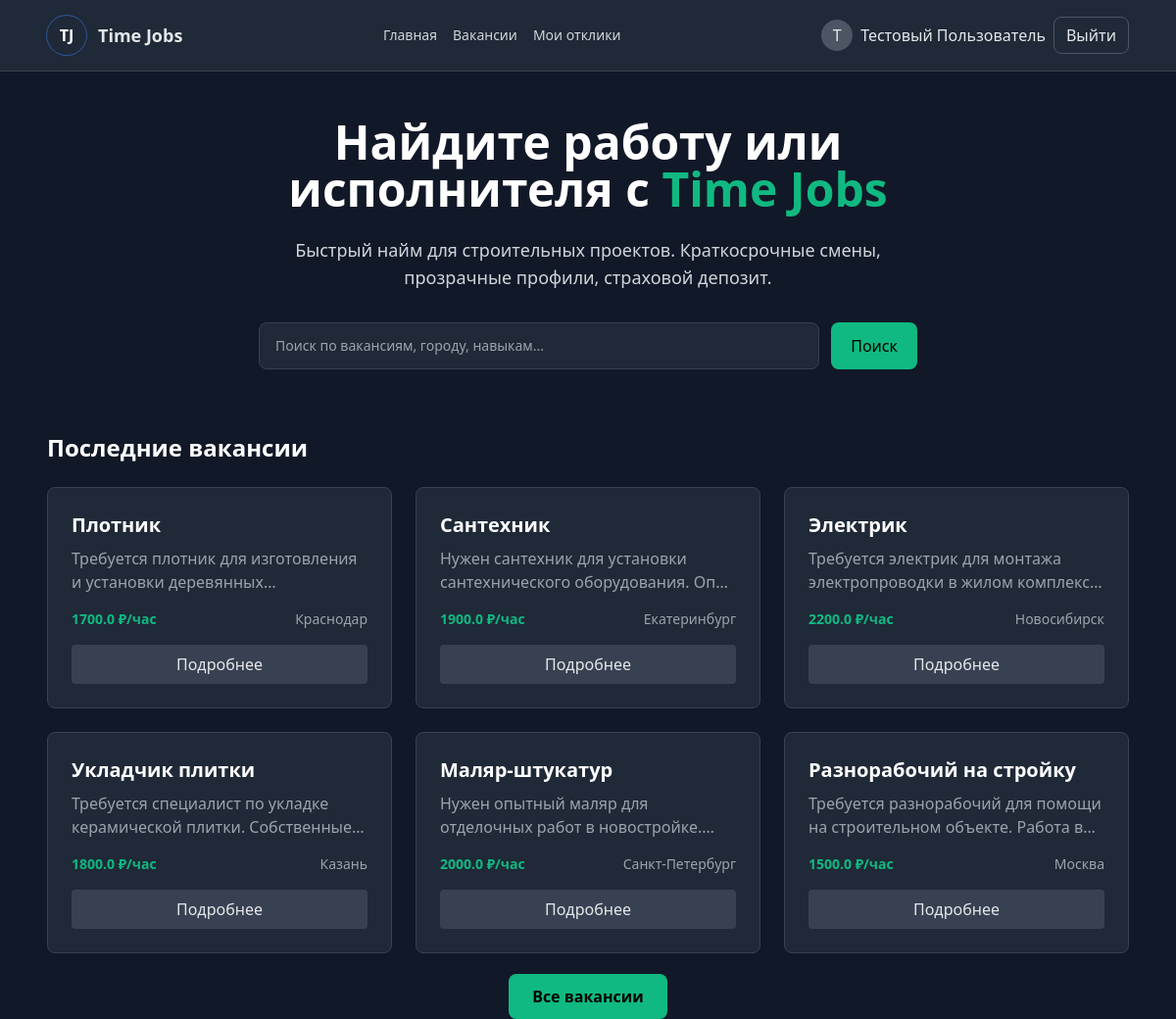
The page / (signed in) on the database its author committed.
### buildconnect_mvp_b1311/app.py (models this page shows, shortened)
class User(UserMixin, db.Model):
    __tablename__ = 'users'
    id = db.Column(db.Integer, primary_key=True)
    role = db.Column(db.String(20), nullable=False, default='worker')
    name = db.Column(db.String(100), nullable=False)
    email = db.Column(db.String(120), unique=True, nullable=False)
    password_hash = db.Column(db.String(200), nullable=False)
    phone = db.Column(db.String(20))
    avatar = db.Column(db.String(200))
    education = db.Column(db.Text)
    exp_years = db.Column(db.Integer, default=0)
    rating = db.Column(db.Float, default=0.0)
    created_at = db.Column(db.DateTime, default=datetime.utcnow)

class Job(db.Model):
    __tablename__ = 'jobs'
    id = db.Column(db.Integer, primary_key=True)
    employer_id = db.Column(db.Integer, db.ForeignKey('users.id'))
    title = db.Column(db.String(200), nullable=False)
    description = db.Column(db.Text)
    city = db.Column(db.String(100))
    specialization = db.Column(db.String(100))
    wage = db.Column(db.Float, default=0.0)
    pay_type = db.Column(db.String(20), default='hourly')
    duration_days = db.Column(db.Integer, default=1)
    status = db.Column(db.String(20), default='approved')  # Для теста сразу approved
    created_at = db.Column(db.DateTime, default=datetime.utcnow)

### buildconnect_mvp_b1311/app.py (the view)
@app.route('/')
def index():
    jobs = Job.query.order_by(Job.created_at.desc()).limit(6).all()
    return render_template('index.html', jobs=jobs)

### buildconnect_mvp_b1311/app.py (called while the page is built)
@login_manager.user_loader
def load_user(user_id):
    return User.query.get(int(user_id))

### buildconnect_mvp_b1311/templates/index.html
{% extends "base.html" %}
{% block content %}
<section class="max-w-4xl mx-auto text-center mt-12 px-6">
    <h1 class="text-4xl md:text-5xl font-extrabold leading-tight text-white">
        Найдите работу или исполнителя с <span class="text-green-500">Time Jobs</span>
    </h1>
    <p class="mt-6 text-lg text-gray-300 max-w-2xl mx-auto">
        Быстрый найм для строительных проектов. Краткосрочные смены, прозрачные профили, страховой депозит.
    </p>
    <div class="mt-8 max-w-2xl mx-auto">
        <form action="{{ url_for('vacancies') }}" method="GET" class="flex gap-3">
            <input type="text" name="search" placeholder="Поиск по вакансиям, городу, навыкам..."
                   class="flex-1 px-4 py-3 rounded-lg bg-gray-800 border border-gray-700 text-sm placeholder-gray-400 focus:outline-none focus:border-green-500">
            <button type="submit" class="px-5 py-3 rounded-lg bg-green-500 text-black font-medium hover:bg-green-400">
                Поиск
            </button>
        </form>
    </div>
</section>
<section class="max-w-6xl mx-auto px-6 mt-16">
    <h2 class="text-2xl font-bold text-white mb-6">Последние вакансии</h2>
    <div class="grid grid-cols-1 md:grid-cols-2 lg:grid-cols-3 gap-6">
        {% for job in jobs %}
        <div class="bg-gray-800 rounded-lg p-6 border border-gray-700 hover:border-green-500 transition-colors">
            <h3 class="text-xl font-semibold text-white mb-2">{{ job.title }}</h3>
            <p class="text-gray-400 mb-4 line-clamp-2">{{ job.description[:100] }}...</p>
            <div class="flex items-center justify-between text-sm">
                <span class="text-green-500 font-semibold">{{ job.wage }} ₽/час</span>
                <span class="text-gray-400">{{ job.city }}</span>
            </div>
            <a href="{{ url_for('vacancies') }}" class="mt-4 inline-block w-full text-center px-4 py-2 bg-gray-700 rounded hover:bg-gray-600 transition-colors">
                Подробнее
            </a>
        </div>
        {% endfor %}
    </div>
    <div class="text-center mt-8">
        <a href="{{ url_for('vacancies') }}" class="px-6 py-3 bg-green-500 text-black font-semibold rounded-lg hover:bg-green-400">
            Все вакансии
        </a>
    </div>
</section>
{% endblock %}

### buildconnect_mvp_b1311/templates/base.html (shortened to what this page needs)
<!DOCTYPE html>
<html lang="ru">
<head>
    <link href="https://cdn.jsdelivr.net/npm/tailwindcss@2.2.19/dist/tailwind.min.css" rel="stylesheet">
    <link rel="stylesheet" href="{{ url_for('static', filename='css/style.css') }}">
</head>
<body class="bg-gray-900 text-gray-200">
    <header class="bg-gray-800 border-b border-gray-700 sticky top-0 z-40">
        <div class="max-w-6xl mx-auto px-6 py-4 flex items-center justify-between">
            <div class="flex items-center gap-3">
                <div class="w-10 h-10 rounded-full bg-gradient-to-br from-slate-700 to-slate-900 ring-1 ring-white/5 flex items-center justify-center">
                    <span class="text-white font-bold">TJ</span>
                </div>
                <a href="{{ url_for('index') }}" class="text-lg font-semibold">Time Jobs</a>
            </div>
            <nav class="flex items-center gap-4 text-sm text-gray-300">
                <a href="{{ url_for('index') }}" class="hover:text-green-400">Главная</a>
                <a href="{{ url_for('vacancies') }}" class="hover:text-green-400">Вакансии</a>
                {% if current_user.is_authenticated %}
                    {% if current_user.role == 'worker' %}
                        <a href="#" class="hover:text-green-400">Мои отклики</a>
                    {% elif current_user.role == 'employer' %}
                        <a href="{{ url_for('create_vacancy') }}" class="hover:text-green-400">Разместить вакансию</a>
                        <a href="#" class="hover:text-green-400">Отклики</a>
                    {% elif current_user.role == 'moderator' %}
                        <a href="{{ url_for('moderation') }}" class="bg-green-500 text-black px-3 py-1.5 rounded-lg font-semibold">Модерация</a>
                    {% endif %}
                {% endif %}
            </nav>
            <div class="flex gap-2 items-center">
                {% if current_user.is_authenticated %}
                    <a href="{{ url_for('profile') }}" class="flex items-center gap-2 hover:text-green-400">
                        {% if current_user.avatar %}
                            <img src="{{ current_user.avatar }}" class="w-8 h-8 rounded-full object-cover">
                        {% else %}
                            <div class="w-8 h-8 rounded-full bg-gray-600 flex items-center justify-center">
                                {{ current_user.name[0] }}
                            </div>
                        {% endif %}
                        <span>{{ current_user.name }}</span>
                    </a>
                    <a href="{{ url_for('logout') }}" class="px-3 py-1.5 rounded-lg border border-gray-600 hover:bg-gray-700">Выйти</a>
                {% else %}
                    <a href="{{ url_for('login') }}" class="px-3 py-1.5 rounded-lg border border-gray-600 hover:bg-gray-700">Войти</a>
                    <a href="{{ url_for('register') }}" class="px-3 py-1.5 rounded-lg bg-green-500 text-black font-semibold hover:bg-green-400">Регистрация</a>
                {% endif %}
            </div>
        </div>
    </header>
    <main>
        {% block content %}{% endblock %}
    </main>
</body>
</html>

### buildconnect_mvp_b1311/static/css/style.css (style rules this page uses)
.line-clamp-2 { display: -webkit-box; -webkit-line-clamp: 2; -webkit-box-orient: vertical; overflow: hidden; }
body { background-color: #111827; }

### rows shown on the page
User: name "Т", name "Тестовый Пользователь"
Job: title "Плотник", description "Требуется плотник для изготовления и установки…", wage "1700.0", city "Краснодар"
Job: title "Сантехник", description "Нужен сантехник для установки сантехнического оборудования.…", wage "1900.0", city "Екатеринбург"
Job: title "Электрик", description "Требуется электрик для монтажа электропроводки в жилом…", wage "2200.0", city "Новосибирск"
Job: title "Укладчик плитки", description "Требуется специалист по укладке керамической плитки.…", wage "1800.0", city "Казань"
Job: title "Маляр-штукатур", description "Нужен опытный маляр для отделочных работ в…", wage "2000.0", city "Санкт-Петербург"
Job: title "Разнорабочий на стройку", description "Требуется разнорабочий для помощи на строительном объекте. Работа…", wage "1500.0", city "Москва"
